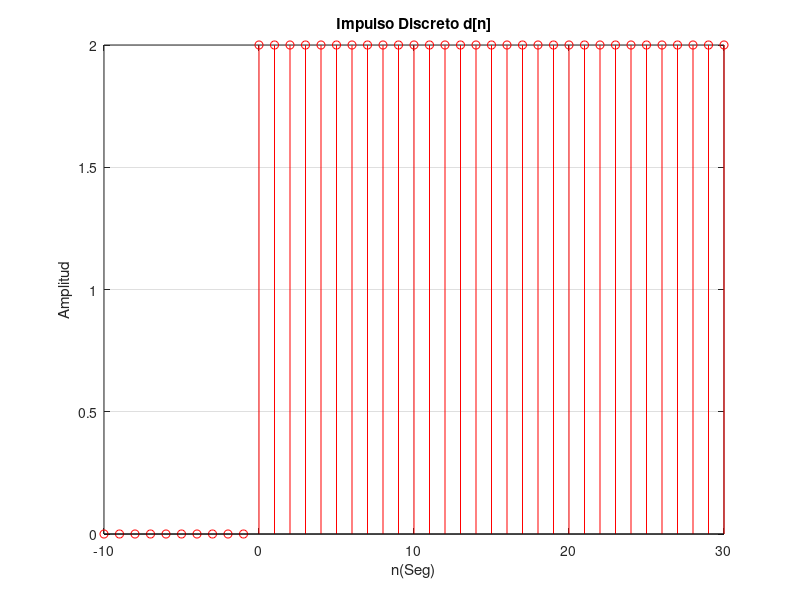

MATLAB code to generate this figure:
nmax1=30; # límite superior de la escala de tiempo
nmin2=-10; # límite inferior de la escala de tiempo
t=0;      # señala adelanto o retraso del pulso      
A=2;     # amplitud del pulso 
nn =nmin2:nmax1; # Rango de tiempo discreto
# valor de cada muestra en el tiempo discreto
x = [zeros(1, abs(nmin2)-t) A A*(ones(1,abs(nmax1)+t))];
stem(nn,x,'r');
xlabel('n(Seg)');  ylabel('Amplitud');
title('Impulso Discreto d[n]');
grid on;
